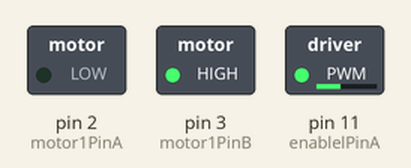
Recording of a sketch running on a simulated Arduino Uno, built with avr-gcc and run on an emulated ATmega328P. Shown: switched loads named in the sketch (green lamp = pin HIGH).

Above: at 0.1 s.
Timing chart, 0 to 1.6 s (numbered marks = the images above):
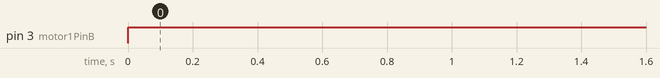

The sketch:

step1-1-1rc-motor1-front_1_.ino
```cpp
//A 바퀴만 움직임

int motor1PinA = 2;
int motor1PinB = 3;
int enablelPinA = 11;

void setup() {
  pinMode(motor1PinA, OUTPUT);
  pinMode(motor1PinB, OUTPUT);
  pinMode(enablelPinA, OUTPUT);
  analogWrite(enablelPinA,100);//모터 속도를 정해준다.
}

void loop() {
  digitalWrite(motor1PinA, LOW);
  digitalWrite(motor1PinB, HIGH);
  delay(1000);
}
```

Measured:
- by itself, pin 3 (motor1PinB): LOW → HIGH at 0.00 s
